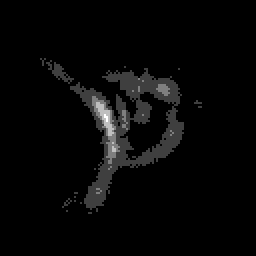
#> input picture examples/PSF_blank.tif, 128 x 128 px (shown 2 times larger)
$ python -i canny.py   (imports and definitions only)
#> lines starting #> are read from the running program, lines starting #| are printed output that depends on the picture; after the words box and inside, x2 and y2 are one past the last pixel; in counts of white or black regions, pixels touching at a corner belong together
"""
# canny_edge_detector_3D
Perform Canny edge detection in 3D in python.

Based on the [step-by-step implementation of the Canny edge detection]
(https://towardsdatascience.com/canny-edge-detection-step-by-step-in-python-computer-vision-b49c3a2d8123)
from @FienSoP, I derived a 3D version for application on 3D images.
This is comparable with [edge3](https://nl.mathworks.com/help/images/ref/edge3.html)
from the Image Processing Toolbox of Matlab.

canny_edge_detector_3D.py includes the actual edge detection.
slicer_3D.py is a useful tool to scroll through 3D images for visualizing your results.
Keep in mind that the edges go in three directions and only 2D images are displayed using the slicer.

The parameters like sigma, lowthresholdratio and highthresholdratio
can be set according to preferences of your image and application.

Canny_Edge_Detection_3D_Example_Notebook.ipynb is an example notebook you can use and adjust for your application.
For this specific example I made use of [this](https://figshare.com/s/2904b1ee61c3240f9291) openly available MRI dataset.
I used 'MRI_4.nii' for this case.

The results from the Notebook look like this:

![image](https://user-images.githubusercontent.com/93598891/142627673-6425a0ac-304d-4c6a-aff5-d55b0c86d69f.png)

Hopefully this tool is useful for others as well and it will save time writing it!

https://github.com/IlvaHou55/canny_edge_detector_3D
"""

import numpy as np
from scipy.ndimage import gaussian_filter
from scipy.ndimage.filters import convolve


class CannyEdgeDetector3D:
    def __init__(self, img, sigma=0.6, lowthresholdratio=0.3, highthresholdratio=0.2, weak_voxel=75, strong_voxel=255):
        self.img = img
        self.img_edges = []
        self.img_smoothed = None
        self.gradientMat = None
        self.phiMat = None
        self.thetaMat = None
        self.nonMaxImg = None
        self.thresholdImg = None
        self.sigma = sigma
        self.lowThreshold = lowthresholdratio
        self.highThreshold = highthresholdratio
        self.weak_voxel = weak_voxel
        self.strong_voxel = strong_voxel
        return

    def sobel_filters(self, img):
        Kx = np.array([[[1, 0, -1], [2, 0, -2], [1, 0, -1]], [[2, 0, -2], [4, 0, -4], [2, 0, -2]],
                       [[1, 0, -1], [2, 0, -2], [1, 0, -1]]], np.float32)
        Ky = np.array([[[1, 2, 1], [0, 0, 0], [-1, -2, -1]], [[2, 4, 2], [0, 0, 0], [-2, -4, -2]],
                       [[1, 2, 1], [0, 0, 0], [-1, -2, -1]]], np.float32)
        Kz = np.array([[[1, 2, 1], [2, 4, 2], [1, 2, 1]], [[0, 0, 0], [0, 0, 0], [0, 0, 0]],
                       [[-1, -2, -1], [-2, -4, -2], [-1, -2, -1]]], np.float32)

        Ix = convolve(img, Kx)
        Iy = convolve(img, Ky)
        Iz = convolve(img, Kz)

        G = np.sqrt(Ix ** 2 + Iy ** 2 + Iz ** 2)
        G = G / G.max() * 255

        phi = np.arctan2(Iy, Ix)
        theta = np.arctan2(Iy, Iz)

        return (G, phi, theta)

    def non_max_suppression(self, img, phi, theta):
        M, N, O = img.shape
        Z = np.zeros((M, N, O), dtype=np.int32)
        phi[phi < 0] += np.pi
        theta[theta < 0] += np.pi

        for i in range(1, M - 1):
            for j in range(1, N - 1):
                for k in range(1, O - 1):
                    try:
                        q = 255
                        r = 255

                        # theta 0
                        if (0 <= theta[i, j, k] < (0.125 * np.pi)) or ((0.875 * np.pi) <= theta[i, j, k] <= np.pi):
                            q = img[i, j, k + 1]
                            r = img[i, j, k - 1]

                        # theta 1/4 pi
                        elif ((0.125 * np.pi) <= theta[i, j, k] < (0.375 * np.pi)):
                            # phi 0
                            if (0 <= phi[i, j, k] < (0.125 * np.pi)) or ((0.875 * np.pi) <= phi[i, j, k] <= np.pi):
                                q = img[i + 1, j, k + 1]
                                r = img[i - 1, j, k - 1]

                            # phi 1/4 pi
                            elif ((0.125 * np.pi) <= phi[i, j, k] < (0.375 * np.pi)):
                                q = img[i + 1, j + 1, k + 1]
                                r = img[i - 1, j - 1, k - 1]

                            # phi 1/2 pi
                            elif ((0.375 * np.pi) <= phi[i, j, k] < (0.625 * np.pi)):
                                q = img[i, j + 1, k + 1]
                                r = img[i, j - 1, k - 1]

                            # phi 3/4 pi
                            elif ((0.625 * np.pi) <= phi[i, j, k] < (0.875 * np.pi)):
                                q = img[i - 1, j + 1, k + 1]
                                r = img[i + 1, j - 1, k - 1]

                        # theta 1/2 pi
                        elif ((0.375 * np.pi) <= theta[i, j, k] < (0.625 * np.pi)):
                            # phi 0
                            if (0 <= phi[i, j, k] < (0.125 * np.pi)) or ((0.875 * np.pi) <= phi[i, j, k] <= np.pi):
                                q = img[i + 1, j, k]
                                r = img[i - 1, j, k]

                            # phi 1/4 pi
                            elif ((0.125 * np.pi) <= phi[i, j, k] < (0.375 * np.pi)):
                                q = img[i + 1, j + 1, k]
                                r = img[i - 1, j - 1, k]

                            # phi 1/2 pi
                            elif ((0.375 * np.pi) <= phi[i, j, k] < (0.625 * np.pi)):
                                q = img[i, j + 1, k]
                                r = img[i, j - 1, k]

                            # phi 3/4 pi
                            elif ((0.625 * np.pi) <= phi[i, j, k] < (0.875 * np.pi)):
                                q = img[i - 1, j + 1, k]
                                r = img[i + 1, j - 1, k]

                        # theta 3/4 pi
                        elif ((0.625 * np.pi) <= theta[i, j, k] < (0.875 * np.pi)):
                            # phi 0
                            if (0 <= phi[i, j, k] < (0.125 * np.pi)) or ((0.875 * np.pi) <= phi[i, j, k] <= np.pi):
                                q = img[i + 1, j, k - 1]
                                r = img[i - 1, j, k + 1]

                            # phi 1/4 pi
                            elif ((0.125 * np.pi) <= phi[i, j, k] < (0.375 * np.pi)):
                                q = img[i + 1, j + 1, k - 1]
                                r = img[i - 1, j - 1, k + 1]

                            # phi 1/2 pi
                            elif ((0.375 * np.pi) <= phi[i, j, k] < (0.625 * np.pi)):
                                q = img[i, j + 1, k - 1]
                                r = img[i, j - 1, k + 1]

                            # phi 3/4 pi
                            elif ((0.625 * np.pi) <= phi[i, j, k] < (0.875 * np.pi)):
                                q = img[i - 1, j + 1, k - 1]
                                r = img[i + 1, j - 1, k + 1]

                        if (img[i, j, k] >= q) and (img[i, j, k] >= r):
                            Z[i, j, k] = img[i, j, k]
                        else:
                            Z[i, j, k] = 0

                    except IndexError as e:
                        pass

        return Z

    def threshold(self, img):

        highThreshold = img.max() * self.highThreshold;
        lowThreshold = highThreshold * self.lowThreshold;

        M, N, O = img.shape
        res = np.zeros((M, N, O), dtype=np.int32)

        weak = np.int32(self.weak_voxel)
        strong = np.int32(self.strong_voxel)

        strong_i, strong_j, strong_k = np.where(img >= highThreshold)
        zeros_i, zeros_j, zeros_k = np.where(img < lowThreshold)

        weak_i, weak_j, weak_k = np.where((img <= highThreshold) & (img >= lowThreshold))

        res[strong_i, strong_j, strong_k] = strong
        res[weak_i, weak_j, weak_k] = weak

        return res

    def hysteresis(self, img):

        M, N, O = img.shape
        weak = self.weak_voxel
        strong = self.strong_voxel

        for i in range(1, M - 1):
            for j in range(1, N - 1):
                for k in range(1, O - 1):
                    if (img[i, j, k] == weak):
                        try:
                            if ((img[i, j, k - 1] == strong) or (img[i, j, k + 1] == strong)
                                    or (img[i, j - 1, k] == strong) or (img[i, j - 1, k - 1] == strong) or (
                                            img[i, j - 1, k + 1] == strong)
                                    or (img[i, j + 1, k] == strong) or (img[i, j + 1, k - 1] == strong) or (
                                            img[i, j + 1, k + 1] == strong)
                                    or (img[i - 1, j, k] == strong) or (img[i - 1, j, k - 1] == strong) or (
                                            img[i - 1, j, k + 1] == strong)
                                    or (img[i - 1, j - 1, k] == strong) or (img[i - 1, j - 1, k - 1] == strong) or (
                                            img[i - 1, j - 1, k + 1] == strong)
                                    or (img[i - 1, j + 1, k] == strong) or (img[i - 1, j + 1, k - 1] == strong) or (
                                            img[i - 1, j + 1, k + 1] == strong)
                                    or (img[i + 1, j, k] == strong) or (img[i + 1, j, k - 1] == strong) or (
                                            img[i + 1, j, k + 1] == strong)
                                    or (img[i + 1, j - 1, k] == strong) or (img[i + 1, j - 1, k - 1] == strong) or (
                                            img[i + 1, j - 1, k + 1] == strong)
                                    or (img[i + 1, j + 1, k] == strong) or (img[i + 1, j + 1, k - 1] == strong) or (
                                            img[i + 1, j + 1, k + 1] == strong)):
                                img[i, j, k] = strong
                            else:
                                img[i, j, k] = 0
                        except IndexError as e:
                            pass
        return img

    def detect(self):
        self.img_smoothed = gaussian_filter(self.img, self.sigma)
        self.gradientMat, self.phiMat, self.thetaMat = self.sobel_filters(self.img_smoothed)
        self.nonMaxImg = self.non_max_suppression(self.gradientMat, self.phiMat, self.thetaMat)
        self.thresholdImg = self.threshold(self.nonMaxImg)
        self.img_edges = self.hysteresis(self.thresholdImg)

        return self.img_edges

>>> import cv2
>>> picture = cv2.imread('../examples/PSF_blank.tif')
#> picture is the input picture: shape (128, 128, 3); min 0, max 4, mean 0.112
>>> result = CannyEdgeDetector3D(picture).detect()
#> in detect, `self.img_smoothed = gaussian_filter(self.img, self.sigma)`:
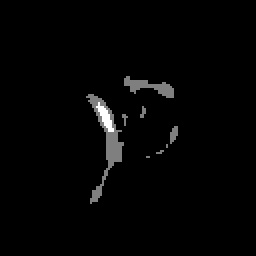
#> self.img_smoothed: shape (128, 128, 3) (shown 2 times larger); min 0, max 2, mean 0.0328; drawn with min black and max white
#> in sobel_filters, `Ix = convolve(img, Kx)`: Ix: shape (128, 128, 3); every value is 0
#> in sobel_filters, `Iy = convolve(img, Ky)`:
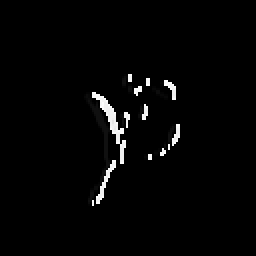
#> Iy: shape (128, 128, 3) (shown 2 times larger); min 0, max 252, mean 5
#> in sobel_filters, `Iz = convolve(img, Kz)`:
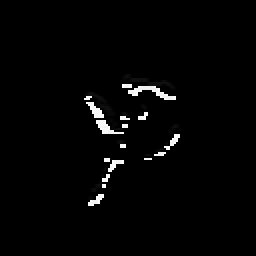
#> Iz: shape (128, 128, 3) (shown 2 times larger); min 0, max 252, mean 4.6
#> in sobel_filters, `G = np.sqrt(Ix ** 2 + Iy ** 2 + Iz ** 2)`:
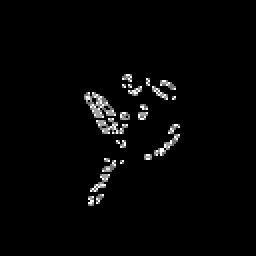
#> G: shape (128, 128, 3) float16 (shown 2 times larger); min 0, max 12.65, mean 0.275; drawn with min black and max white
#> in sobel_filters, `phi = np.arctan2(Iy, Ix)`:
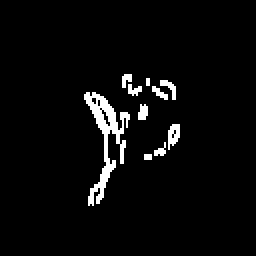
#> phi: shape (128, 128, 3) float16 (shown 2 times larger); values 0 (black) and 1.57 (white), 3.9% white; 10 white regions (2 under 20 px), largest, box (x1, y1, x2, y2) and area: (42, 46, 65, 103) 398, (84, 62, 90, 75) 52, (80, 40, 88, 50) 34
#> after the loop in non_max_suppression, `for i in range(1, M - 1):`:
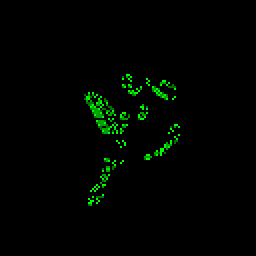
#> Z: shape (128, 128, 3) int32 (shown 2 times larger); mean B, G, R 0, 4.2, 0
#> in threshold, `highThreshold = img.max() * self.highThreshold;`: highThreshold = 51
#> in threshold, `lowThreshold = highThreshold * self.lowThreshold;`: lowThreshold = 15.3
#> in threshold, `strong_i, strong_j, strong_k = np.where(img >= highThreshold)`: strong_i = 353 values from 37 to 102; strong_j = 353 values, max 89 at index 223, min 42 at index 62, mean 61.54; strong_k = 353 values from 1 to 1
#> in threshold, `weak_i, weak_j, weak_k = np.where((img <= highThreshold) & (img >= low..`: weak_i = empty array
